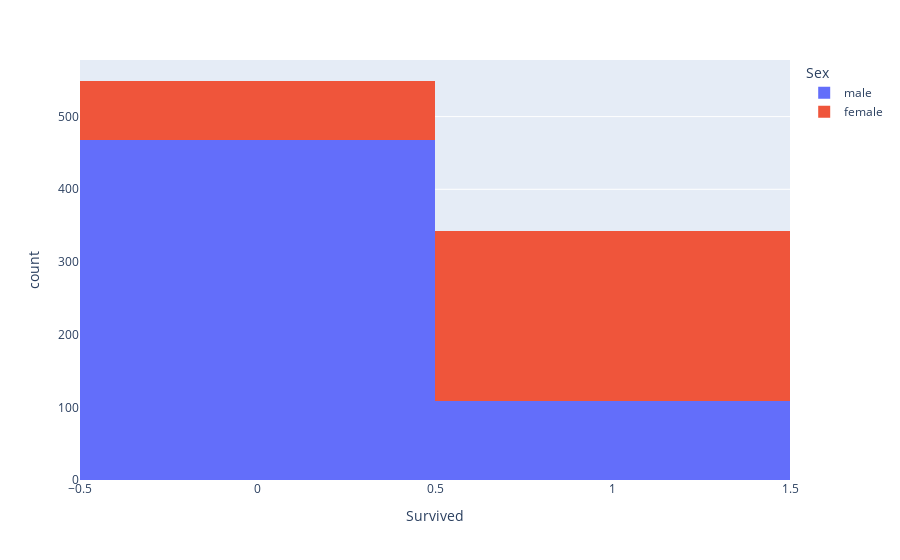

The cell this chart's notebook holds for it:
### Markdown cell above
#### Interpretation:
Higher the Fare one has paid -> Higher chances they had to survive the shipwreck. <br>

### Code cell
fig = px.histogram(df, x="Survived", color="Sex")
fig.show()

### Figure 1 — Plotly figure (JSON) as saved in the notebook; plotly's stock layout.template omitted (floating-point values rounded to 4 significant figures; data arrays with more than 128 entries replaced by an {"elided": "..."} marker saying what was removed)
{"data": [{"alignmentgroup": "True", "bingroup": "x", "hovertemplate": "Sex=male<br>Survived=%{x}<br>count=%{y}<extra></extra>", "legendgroup": "male", "marker": {"color": "#636efa", "pattern": {"shape": ""}}, "name": "male", "offsetgroup": "male", "orientation": "v", "showlegend": true, "type": "histogram", "x": {"elided": "577 int values"}, "xaxis": "x", "yaxis": "y"}, {"alignmentgroup": "True", "bingroup": "x", "hovertemplate": "Sex=female<br>Survived=%{x}<br>count=%{y}<extra></extra>", "legendgroup": "female", "marker": {"color": "#EF553B", "pattern": {"shape": ""}}, "name": "female", "offsetgroup": "female", "orientation": "v", "showlegend": true, "type": "histogram", "x": {"elided": "314 int values"}, "xaxis": "x", "yaxis": "y"}], "layout": {"barmode": "relative", "legend": {"title": {"text": "Sex"}, "tracegroupgap": 0}, "margin": {"t": 60}, "xaxis": {"anchor": "y", "domain": [0, 1], "title": {"text": "Survived"}}, "yaxis": {"anchor": "x", "domain": [0, 1], "title": {"text": "count"}}}}
